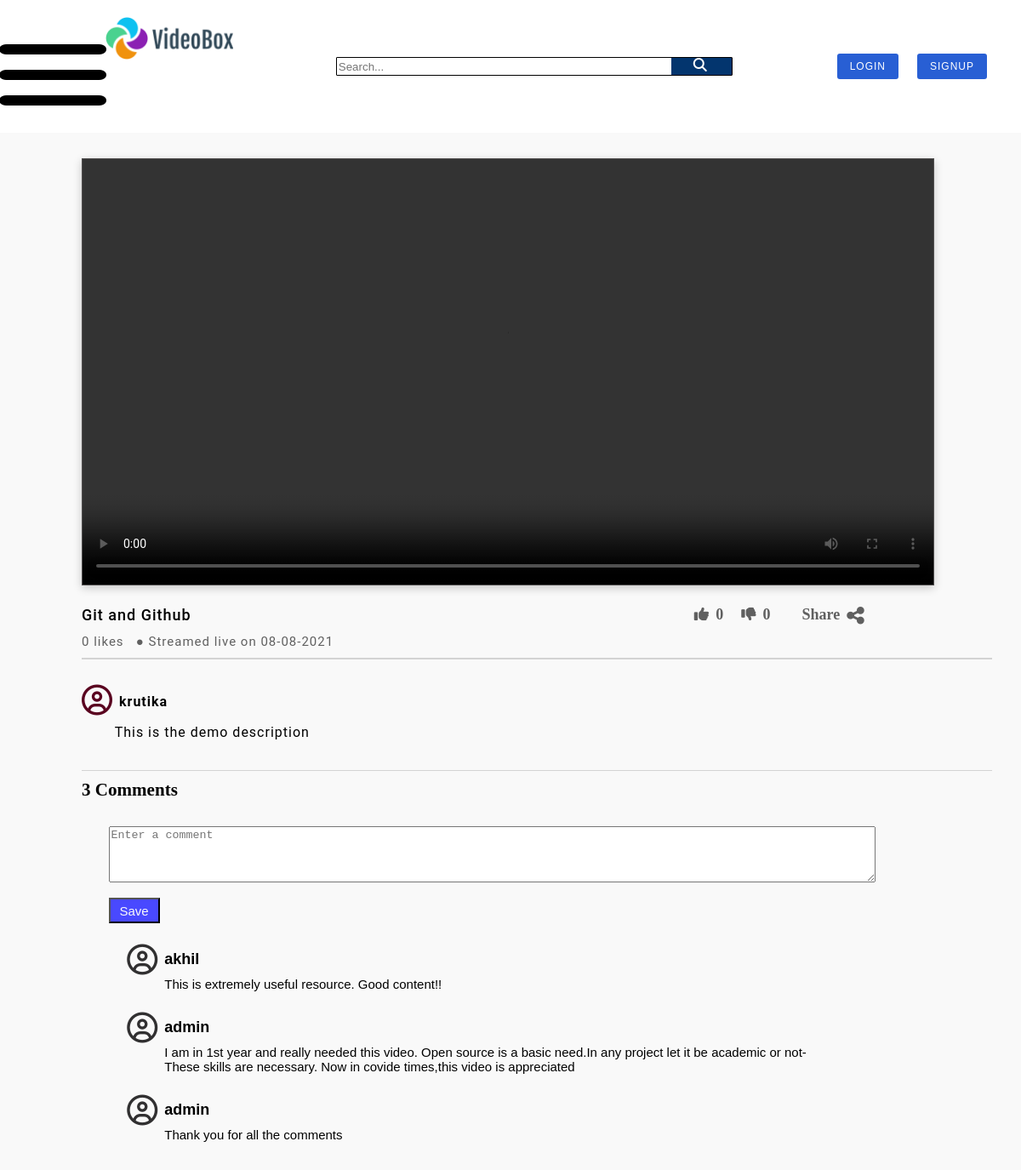
Before: /view/2/ with the older database file.
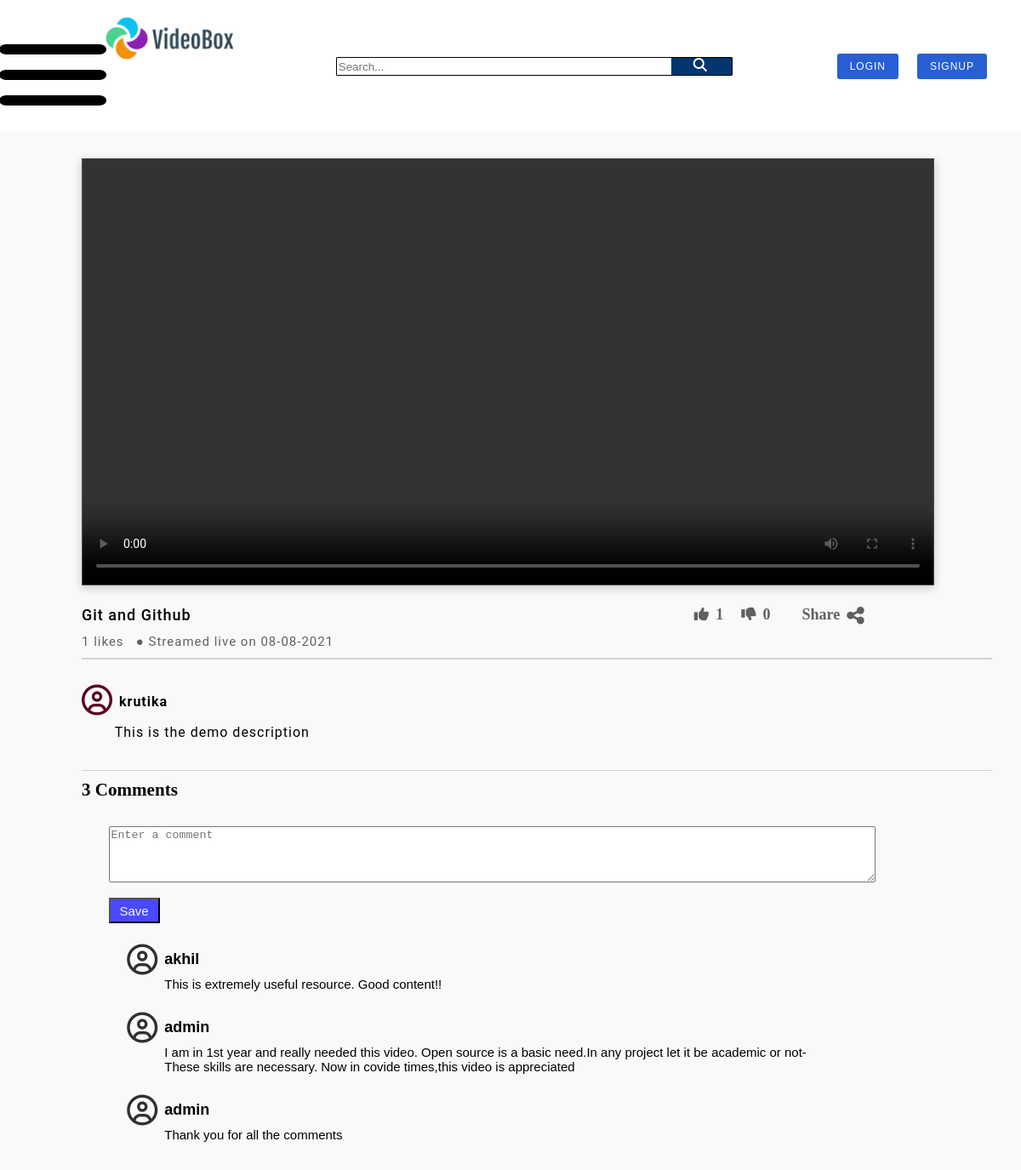
After: the same page with the newer database file.
### website/models.py (models this page shows, shortened)
class NewVideo(models.Model):
    user = models.ForeignKey(User,on_delete=models.CASCADE,default="")
    title = models.CharField(max_length=100,default="")
    description = TextField(max_length=1000,default="")
    likes = models.IntegerField(default=0)
    dislikes = models.IntegerField(default=0)
    date = models.CharField(default="",max_length=100)
    thumbnail = models.ImageField(upload_to='thumbnail_uploaded',default = None)
    video = models.FileField(upload_to='videos_uploaded',validators=[FileExtensionValidator(allowed_extensions=['MOV','avi','mp4','webm','mkv'])], default=None)
    def __str__(self):
        return self.title

class Comment(models.Model):
    user = models.ForeignKey(User,on_delete=models.CASCADE)
    text = models.TextField(max_length=1000)
    video = models.ForeignKey(NewVideo,on_delete=models.CASCADE,default=2)

### website/views.py (the view, shortened to what this page needs)
# urls.py: url(r'^view/(?P<pk>\d+)/$', views.video, name='ViewVideo'),
def video(request,pk):
    video = NewVideo.objects.get(pk=pk)
    print(video)
    comments=Comment.objects.filter(video = video)
    count = Comment.objects.filter(video = video).count()
    return render(request,'videoView.html',{'video':video,'comments':comments,'count':count})

### templates/videoView.html (shortened to what this page needs)
{% load static %}<!DOCTYPE html>
<html lang="en">
<head>
    <link rel="stylesheet" href="{% static 'css/homepage.css' %}">
    <link rel="stylesheet" href="{% static 'css/video.css' %}">
</head>
<body>
    <div class="header_section">
        <div class="left_section">
            <i class="fa fa-bars hamburger fa-6x" style="transform: scale(1.5,1);" aria-hidden="true"></i>
            <a href="{% url 'homepage' %}"><img class="logo-styles" src="{% static 'images/logo.png' %}" alt="VideoBox"></a>
        </div>
        <form action="{% url 'Search' %}" method="get" class="search_section">
            <input name="q" type="text" placeholder="Search...">
            <i class="fa fa-search" aria-hidden="true"></i>
        </form>
        {% if user.is_authenticated %}
        <div class="account_section">
            <a href = '/upload'><i class="fa fa-video-camera" aria-hidden="true" style="margin: 10px;"></i></a>
            <h4 style="margin: 6px;font-size: 18px;font-family: sans-serif;letter-spacing: 0.5px;">{{user.username}}</h4>
            <i class="fa fa-caret-down" aria-hidden="true"></i>
        </div>
        {% else %}
        <div class="account_section">
            <a href="{% url 'account_login' %}"><button class="AuthButton" >
               Login
           </button> </a>
           <a href="{% url 'account_signup' %}"><button class="AuthButton">
               SignUp
           </button></a>
        </div>
        {% endif %}
    </div>
    <div class="TheMainVideoSection">
        <div class="videos">
            <video  width="1000" height="500" controls>
                <source src={{video.video.url}} type="video/mp4">
            </video>
            <div class="Video_section">
                <div class="First_line">
                    <h4>{{ video.title }}</h4>
                    <div class="LikeUnlike">
                        <form method="POST">
                        <button class="ldbutton" name="Like">
                        <i class="fa fa-thumbs-up" aria-hidden="true" id="IconResize"></i>
                      </button>
                    </form>
                    <h4 class="LikeCount"> {{ video.likes }} </h4>
                    <form method="POST">
                    <button class="ldbutton" name="Dislike">
                        <i class="fa fa-thumbs-down" aria-hidden="true" id="IconResize"></i>
                    </button>
                    </form>
                    <h4 class="LikeCount">{{ video.dislikes }}</h4>
                    </div>
                    <div class="Share_feature">
                        <h4>Share</h4>
                        <i class="fa fa-share-alt" aria-hidden="true" id="IconResize"></i>
                    </div>
                </div>
                <p>{{ video.likes }} likes  &nbsp; ● Streamed live on {{ video.date }}</p>
                <div class="Next_ROW" style="height: 1.5px;width:1070px;"></div>
                <div class="ProfileSection">
                    <div class="ProfileAccount">
                        <i class="fa fa-user-circle-o" aria-hidden="true"></i>
                        <h4>{{video.user}}</h4>
                    </div>
                    <p>{{ video.description }}</p>
                </div>
                <div class="Next_ROW" style="height: 1.5px;width:1070px;"></div>
                <h3> {{count}} Comments</h3>
                <div class="MyComment">
                <form method="POST">
                    <textarea rows="4" cols="110" placeholder="Enter a comment" name="Addcomment"></textarea>
                    <button class="Comment_button" type="submit">Save</button>
                </form>
                    <div class="OthersComment">
                        {% for comment in comments %}
                        <div class="SingleComment">
                            <div class="AlignCommentItem" style="display: flex;">
                                <i class="fa fa-user-circle-o" aria-hidden="true"></i>
                                <div class="NameText">
                                    <h4>{{comment.user}}</h4>
                                    <p>{{comment.text}}</p>
                                </div>
                            </div>
                        </div>
                        {% endfor %}
                </div>
            </div>
        </div>
    </div>
</body>
</html>

### static/css/homepage.css (style rules this page uses)
* { margin: 0; }
a { text-decoration: none; outline: none; color :inherit; }
.header_section { display: flex; align-items: center; justify-content:space-between; padding: 20px; position: sticky; top:0; z-index: 100; background-color: white; }
.logo-styles { height: 50px; object-fit: contain; margin-left:20px; }
.account_section { display: flex; align-items:center; }
.search_section { display: flex; align-items:center; justify-content:center; width:40%; border: 1px solid black; border-radius:1px; padding: 0px; padding-top: 0px; padding-left: 0px; padding-bottom: 0px; }
.search_section > input { flex: 1; border: none; justify-content: center; }
.search_section > i { width:50px; background-color: rgb(3, 53, 110); border-left: 1px solid rgb(3, 53, 110); padding-bottom: 4.0px; }
.fa-search { padding-left: 20px; padding-top: 0px; padding-bottom: 0px; }
.fa-search:before { padding-left: 10%; content: "\f002"; color :white; margin-top: 10px; }
.left_section { display: flex; justify-content:center; position: sticky; background-color: white; }
.hamburger { padding-top: 20px; }
.Next_ROW { height:1px; border:0; background-color:lightgray; margin-top: 10px; margin-bottom: 10px; }
.AuthButton { padding: 8px 15px; border: none; color: #fff; font-size: 12px; cursor: pointer; text-transform: uppercase; letter-spacing: 1px; border: 2px solid #fff; border-radius: 5px; background: #285fd4; -webkit-transition: 0.5s all; -moz-transition: 0.5s all; -o-transition: 0.5s all; -ms-transition: 0.5s all; transition: 0.5s all; margin-right: 1.5em; font-weight:400; }

### static/css/video.css (style rules this page uses)
.TheMainVideoSection { background-color : #f9f9f9; display:block; }
.videos >video { margin-left: 8%; margin-top: 30px; border: 1px solid rgb(82, 80, 80); box-shadow: 0 3px 10px rgb(0 0 0 / 0.2); }
.Video_section { margin-top :20px; font-size :18px; margin-left: 8%; }
.Video_section > p { font-family: Roboto,Arial,sans-serif; margin-top: 10px; font-size: 15px; font-weight:400 !important; color :#606060; letter-spacing:1px; }
.First_line >h4 { font-weight: 500 !important; letter-spacing: 1px; font-family: Roboto,Arial,sans-serif; }
.First_line { display : flex; }
.LikeUnlike { display : flex; margin-left:53%; margin-right:2%; color :#606060; }
.Share_feature { display:flex; color :#606060; }
.Share_feature h4 { margin-right: 8px; font-size: 1em; }
#IconResize { font-size: 1.3em; }
.LikeCount { margin-left: 2px; margin-right:15px }
.ProfileSection { margin-top:30px; }
.ProfileAccount { display : flex; }
.ProfileAccount >i { font-size:2em; color :rgb(90, 3, 32); margin-right: 8px; }
.ProfileAccount >h4 { margin-top: 10px; font-weight:bolder; font-size:16px; letter-spacing: 1px; font-family: Roboto,Arial,sans-serif; }
.ProfileSection p { margin-top:10px; margin-bottom: 35px; letter-spacing: 1px; font-size: 16px; font-family: Roboto,Arial,sans-serif; width :800px; margin-left: 3.5%; align-items: center; text-align:left; }
.MyComment { display:table-caption; font-family: sans-serif; margin-left: 3.5%; margin-top: 30px; }
.Comment_button { height:30px; margin-top:13px; justify-self: end; width:60px; font-size: 15px; color :#f9f9f9; background-color:rgb(73, 73, 255); cursor : pointer; }
.OthersComment { display: block; margin-top:15px; padding-top: 10px; padding-bottom: 8px; margin-left: 2.5%; }
.SingleComment { margin-bottom: 25px; }
.NameText { width : 800px; }
.NameText >h4 { font-size:18px; font-weight:bold; margin-bottom: 5px; margin-top: 7px; }
.NameText >p { font-size:15px; margin-top: 10px; }
.AlignCommentItem >i { font-size:2em; color :rgb(49, 48, 49); margin-right: 8px; }
.ldbutton { color :inherit; background-color:inherit; border: none; cursor: pointer; }

Changed rows visible on the page:
changed NewVideo "Git and Github": likes "0" → "1"
